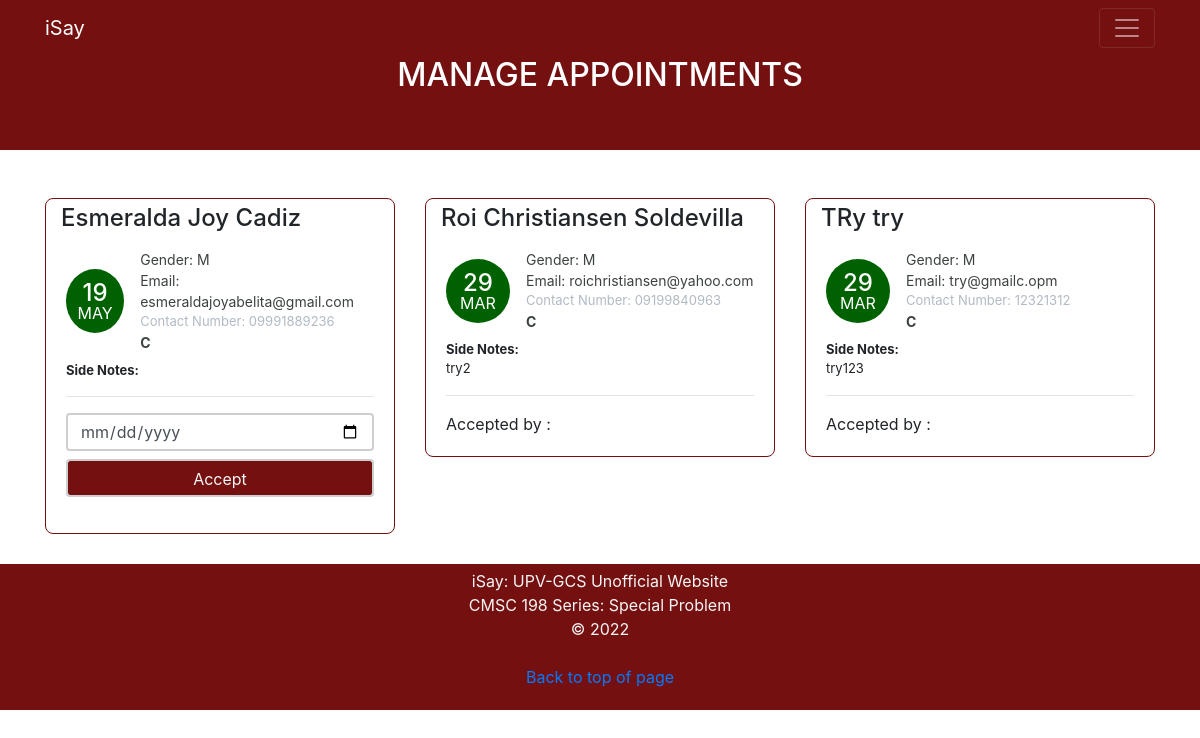
/manage-appointments/, run on an earlier commit of the app's database.
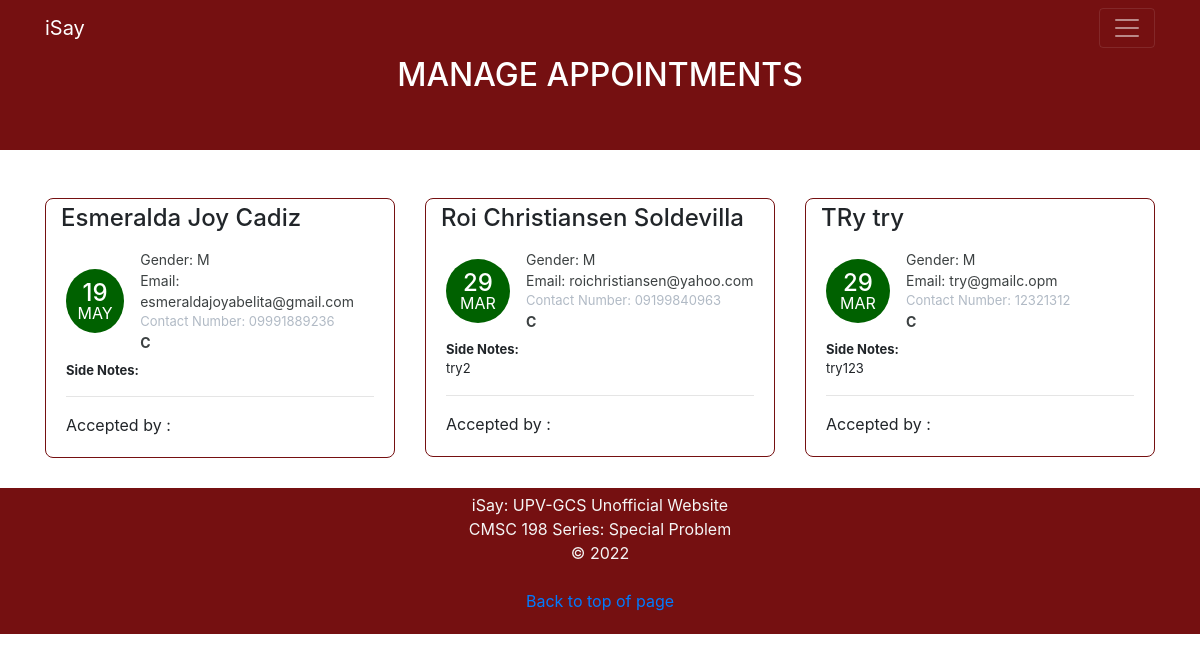
And on a later commit of the database.
### isay/models.py (models this page shows, shortened)
class Appointment(models.Model):
    SERVICES_CHOICES = (
        ('Counseling', 'Counseling'),
        ('Psychological Testing', 'Psychological Testing'),
        ('Career Guidance, Graduate Placement and Follow-up', 'Career Guidance, Graduate Placement and Follow-up'),
        ('Human Development Services', 'Human Development Services'),
        ('Peer Facilitating Program', 'Peer Facilitating Program'),
    )
    COLLEGE = (
        ('CAS', 'CAS'),
        ('CM', 'CM'),
        ('SOTECH', 'SOTECH'),
        ('CFOS', 'CFOS'),
        ('UPVHS', 'UPVHS'),
        ('UPVTC', 'UPVTC'),
    )
    GENDER = (
        ('Male', 'Male'),
        ('Female', 'Female'),
        ('Other', 'Other'),
    )
    first_name = models.CharField(max_length=50)
    last_name = models.CharField(max_length=50)
    email = models.CharField(max_length=50)
    services = models.CharField(max_length=100,choices=SERVICES_CHOICES)
    college = models.CharField(max_length=100,choices=COLLEGE)
    gender = models.CharField(max_length=100,choices=GENDER)
    phone = models.CharField(max_length=12)
    request = models.TextField(blank=True)
    sent_date = models.DateField(auto_now_add=True)
    accepted = models.BooleanField(default=False)
    who_accepted_f = models.CharField(max_length=50, blank= True)
    who_accepted_l = models.CharField(max_length=50, blank= True)
    accepted_date = models.DateField(auto_now_add=False, null=True, blank=True)
    class Meta:
        ordering = ["-sent_date"]

### isay/views.py (the view, shortened to what this page needs)
# urls.py: path("manage-appointments/", ManageAppointmentTemplateView.as_view(), name="manage"),
class ManageAppointmentTemplateView(ListView):
    template_name = "manage-appointments.html"
    model = Appointment
    context_object_name = "appointments"
    login_required = True
    paginate_by = 3
    def get_context_data(self, *args, **kwargs):
        context = super().get_context_data(*args, **kwargs)
        appointments = Appointment.objects.all()
        context.update({
            "title": "Manage Appointments"
        })
        return context

### templates/manage-appointments.html (shortened to what this page needs)
{% extends 'base.html' %}
{% block content %}
    <div class="text-center mb-4" style="background-color: rgb(117, 16, 17);">
      <div class="container text-white" style="background-color: rgb(117, 16, 17);">
        <h2>
          MANAGE APPOINTMENTS
        </h2><br><br>
      </div>
    </div>
    <div class="container mt-5">
        <div class="row">
        {% for app in appointments %}
            <div class="col-lg-4">
                <div class="card card-margin">
                    <div class="card-header no-border">
                        <h4 class="card-title">{{app.first_name}} {{app.last_name}}</h4>
                    </div>
                    <div class="card-body pt-0">
                        <div class="widget-49">
                            <div class="widget-49-title-wrapper">
                                <div class="widget-49-date-primary">
                                    <span class="widget-49-date-day">{{app.sent_date|date:"d"}}</span>
                                    <span class="widget-49-date-month">{{app.sent_date|date:"M"}}</span>
                                </div>
                                <div class="widget-49-meeting-info">
                                    <span class="widget-49-pro-title">Gender: {{app.gender}}</span>
                                    <span class="widget-49-pro-title">Email: {{app.email}}</span>
                                    <span class="widget-49-meeting-time">Contact Number: {{app.phone}}</span>
                                    <span class="widget-49-pro-title"><b>{{app.services}}</b></span>
                                </div>
                            </div>
                            <div class="widget-49-meeting-points">
                                <span><b>Side Notes:</b><br>{{app.request}}</span>
                            </div>
                            <hr class="w-100">
                            {% if app.accepted == False %}
                            <form method="POST" action="{% url 'manage' %}">
                            <div class="form-group">
                                <input type="date" name="date" class="form-control mb-2"
                                    placeholder="dd-mm-yyyy" value=""
                                    min="1997-01-01" max="2030-12-31">
                                <input class="btn-block form-control" type="submit" value="Accept" style="color: whitesmoke; background-color: rgb(117, 16, 17);">
                            </div>
                            </form>
                            {% else %}
                              <span class="widget-49-meeting-time">Accepted by : {{app.who_accepted_f}} {{app.who_accepted_l}}</span>
                            {% endif %}
                        </div>
                    </div>
                </div>
            </div>
        {% endfor %}
        </div>
    </div>
{% endblock content %}

What changed in the data, as far as the page shows it:
changed Appointment "Esmeralda Joy": value "Accept" → (not shown); now shows "Accepted by :"
